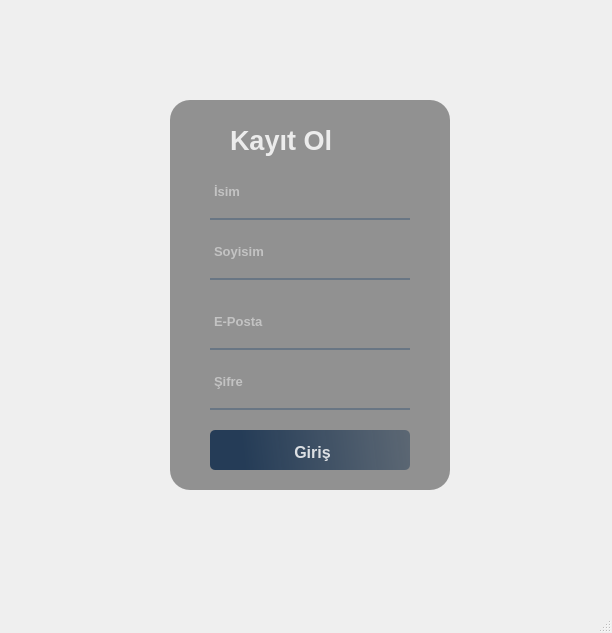
<?xml version="1.0" encoding="UTF-8"?>
<ui version="4.0">
 <class>MainWindow</class>
 <widget class="QMainWindow" name="MainWindow">
  <property name="geometry">
   <rect>
    <x>0</x>
    <y>0</y>
    <width>612</width>
    <height>633</height>
   </rect>
  </property>
  <property name="windowTitle">
   <string>MainWindow</string>
  </property>
  <widget class="QWidget" name="centralwidget">
   <widget class="QWidget" name="widget" native="true">
    <property name="geometry">
     <rect>
      <x>130</x>
      <y>40</y>
      <width>370</width>
      <height>480</height>
     </rect>
    </property>
    <property name="styleSheet">
     <string notr="true">QPushButton#pushButton{
background-color: qlineargradient(spread:pad, x1:0, y1:0.5, x2:1, y2:0.477, stop:0.169154 rgba(20, 47, 78, 219), stop:1 rgba(85, 98, 112, 226));
     color:rgba(255,255,255,210);
     border-radius:5px;
}
QPushButton#pushButton:hover{
background-color: qlineargradient(spread:pad, x1:0, y1:0.5, x2:1, y2:0.477, stop:0.169154 rgba(40, 67, 98, 219), stop:1 rgba(105, 118, 132, 226));
    
}
QPushButton#pushButton{
padding-left:5px;
padding-top:5px;
backgroung-color:rgba(105,118,132,200);
}</string>
    </property>
    <widget class="QLabel" name="label">
     <property name="geometry">
      <rect>
       <x>30</x>
       <y>30</y>
       <width>300</width>
       <height>420</height>
      </rect>
     </property>
     <property name="styleSheet">
      <string notr="true">border-image: url(:/Images/tatil2.jpg);
border-radius:20px;</string>
     </property>
     <property name="text">
      <string/>
     </property>
    </widget>
    <widget class="QLabel" name="label_2">
     <property name="geometry">
      <rect>
       <x>40</x>
       <y>60</y>
       <width>280</width>
       <height>390</height>
      </rect>
     </property>
     <property name="font">
      <font>
       <pointsize>10</pointsize>
      </font>
     </property>
     <property name="styleSheet">
      <string notr="true">background-color:rgba(0,0,0,100);
border-radius:20px;</string>
     </property>
     <property name="text">
      <string/>
     </property>
    </widget>
    <widget class="QLabel" name="label_3">
     <property name="geometry">
      <rect>
       <x>100</x>
       <y>80</y>
       <width>151</width>
       <height>40</height>
      </rect>
     </property>
     <property name="font">
      <font>
       <family>MS Shell Dlg 2</family>
       <pointsize>20</pointsize>
       <weight>75</weight>
       <bold>true</bold>
      </font>
     </property>
     <property name="styleSheet">
      <string notr="true">color:rgba(255,255,255,210);</string>
     </property>
     <property name="text">
      <string>Kayıt Ol</string>
     </property>
    </widget>
    <widget class="QTextEdit" name="textEdit_2">
     <property name="geometry">
      <rect>
       <x>80</x>
       <y>200</y>
       <width>200</width>
       <height>40</height>
      </rect>
     </property>
     <property name="font">
      <font>
       <pointsize>10</pointsize>
       <weight>75</weight>
       <bold>true</bold>
      </font>
     </property>
     <property name="styleSheet">
      <string notr="true">background-color:rgba(255,255,255,0);
border:none;
border-bottom:2px solid rgba(105,118,132,255);
color:rgba(255,255,255,230);
padding-bottom:7px;</string>
     </property>
     <property name="placeholderText">
      <string>Soyisim</string>
     </property>
    </widget>
    <widget class="QTextEdit" name="textEdit_5">
     <property name="geometry">
      <rect>
       <x>80</x>
       <y>330</y>
       <width>200</width>
       <height>40</height>
      </rect>
     </property>
     <property name="font">
      <font>
       <pointsize>10</pointsize>
       <weight>75</weight>
       <bold>true</bold>
      </font>
     </property>
     <property name="styleSheet">
      <string notr="true">background-color:rgba(0,0,0,0);
border:none;
border-bottom:2px solid rgba(105,118,132,255);
color:rgba(255,255,255,230);
padding-bottom:7px;</string>
     </property>
     <property name="placeholderText">
      <string>Şifre</string>
     </property>
    </widget>
    <widget class="QPushButton" name="pushButton">
     <property name="geometry">
      <rect>
       <x>80</x>
       <y>390</y>
       <width>200</width>
       <height>40</height>
      </rect>
     </property>
     <property name="font">
      <font>
       <pointsize>12</pointsize>
       <weight>75</weight>
       <bold>true</bold>
      </font>
     </property>
     <property name="text">
      <string>Giriş</string>
     </property>
    </widget>
    <widget class="QTextEdit" name="textEdit">
     <property name="geometry">
      <rect>
       <x>80</x>
       <y>140</y>
       <width>200</width>
       <height>40</height>
      </rect>
     </property>
     <property name="font">
      <font>
       <pointsize>10</pointsize>
       <weight>75</weight>
       <bold>true</bold>
      </font>
     </property>
     <property name="styleSheet">
      <string notr="true">background-color:rgba(255,255,255,0);
border:none;
border-bottom:2px solid rgba(105,118,132,255);
color:rgba(255,255,255,230);
padding-bottom:7px;</string>
     </property>
     <property name="placeholderText">
      <string>İsim</string>
     </property>
    </widget>
    <widget class="QTextEdit" name="textEdit_3">
     <property name="geometry">
      <rect>
       <x>80</x>
       <y>270</y>
       <width>200</width>
       <height>40</height>
      </rect>
     </property>
     <property name="font">
      <font>
       <pointsize>10</pointsize>
       <weight>75</weight>
       <bold>true</bold>
      </font>
     </property>
     <property name="styleSheet">
      <string notr="true">background-color:rgba(255,255,255,0);
border:none;
border-bottom:2px solid rgba(105,118,132,255);
color:rgba(255,255,255,230);
padding-bottom:7px;</string>
     </property>
     <property name="placeholderText">
      <string>E-Posta</string>
     </property>
    </widget>
   </widget>
  </widget>
  <widget class="QMenuBar" name="menubar">
   <property name="geometry">
    <rect>
     <x>0</x>
     <y>0</y>
     <width>612</width>
     <height>21</height>
    </rect>
   </property>
  </widget>
  <widget class="QStatusBar" name="statusbar"/>
 </widget>
 <resources>
  <include location="otelrezervasyon.qrc"/>
 </resources>
 <connections/>
</ui>
